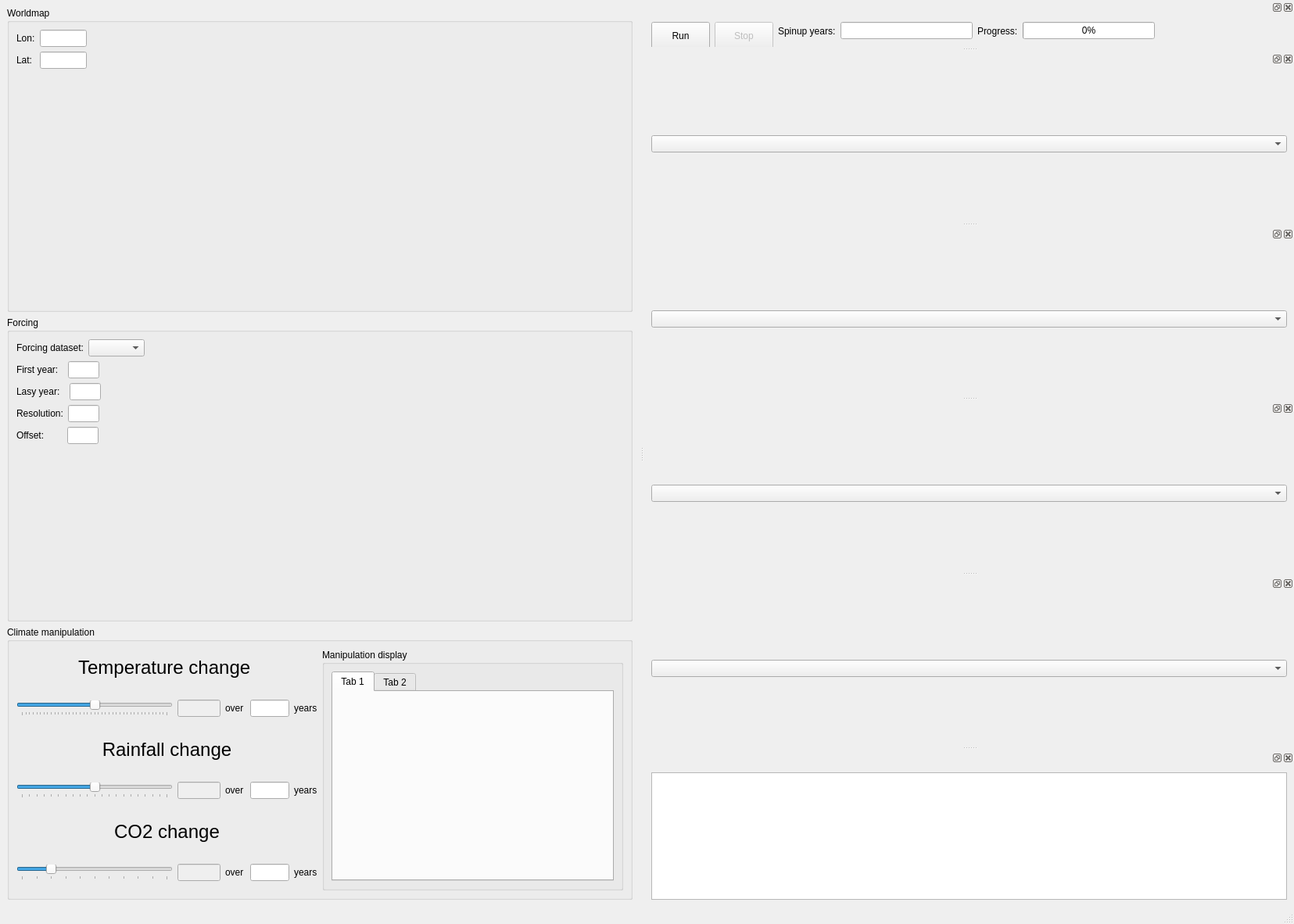
<?xml version="1.0" encoding="UTF-8"?>
<ui version="4.0">
 <class>MainWindow</class>
 <widget class="QMainWindow" name="MainWindow">
  <property name="geometry">
   <rect>
    <x>0</x>
    <y>0</y>
    <width>1655</width>
    <height>1182</height>
   </rect>
  </property>
  <property name="windowTitle">
   <string>MainWindow</string>
  </property>
  <property name="dockOptions">
   <set>QMainWindow::AnimatedDocks</set>
  </property>
  <widget class="QWidget" name="centralwidget">
   <property name="enabled">
    <bool>true</bool>
   </property>
   <property name="sizePolicy">
    <sizepolicy hsizetype="Maximum" vsizetype="Maximum">
     <horstretch>0</horstretch>
     <verstretch>0</verstretch>
    </sizepolicy>
   </property>
   <property name="minimumSize">
    <size>
     <width>0</width>
     <height>750</height>
    </size>
   </property>
   <layout class="QVBoxLayout" name="verticalLayout_4">
    <item>
     <layout class="QHBoxLayout" name="horizontalLayout_main_separation">
      <item>
       <layout class="QVBoxLayout" name="verticalLayout_climate_manip" stretch="0,0,0">
        <property name="sizeConstraint">
         <enum>QLayout::SetDefaultConstraint</enum>
        </property>
        <item>
         <widget class="QGroupBox" name="groupBoxWorldmap">
          <property name="enabled">
           <bool>true</bool>
          </property>
          <property name="minimumSize">
           <size>
            <width>570</width>
            <height>270</height>
           </size>
          </property>
          <property name="maximumSize">
           <size>
            <width>800</width>
            <height>16777215</height>
           </size>
          </property>
          <property name="title">
           <string>Worldmap</string>
          </property>
          <property name="flat">
           <bool>false</bool>
          </property>
          <property name="checkable">
           <bool>false</bool>
          </property>
          <layout class="QHBoxLayout" name="horizontalLayout">
           <item>
            <layout class="QVBoxLayout" name="verticalLayout_worldmap_container">
             <item>
              <layout class="QHBoxLayout" name="horizontalLayout_lon">
               <item>
                <widget class="QLabel" name="label_lon">
                 <property name="text">
                  <string>Lon:</string>
                 </property>
                </widget>
               </item>
               <item>
                <widget class="QLineEdit" name="lineEdit_lon">
                 <property name="minimumSize">
                  <size>
                   <width>60</width>
                   <height>0</height>
                  </size>
                 </property>
                 <property name="maximumSize">
                  <size>
                   <width>60</width>
                   <height>16777215</height>
                  </size>
                 </property>
                </widget>
               </item>
               <item>
                <spacer name="horizontalSpacer_2">
                 <property name="orientation">
                  <enum>Qt::Horizontal</enum>
                 </property>
                 <property name="sizeHint" stdset="0">
                  <size>
                   <width>40</width>
                   <height>20</height>
                  </size>
                 </property>
                </spacer>
               </item>
              </layout>
             </item>
             <item>
              <layout class="QHBoxLayout" name="horizontalLayout_lat">
               <item>
                <widget class="QLabel" name="label_lat">
                 <property name="text">
                  <string>Lat: </string>
                 </property>
                </widget>
               </item>
               <item>
                <widget class="QLineEdit" name="lineEdit_lat">
                 <property name="minimumSize">
                  <size>
                   <width>60</width>
                   <height>0</height>
                  </size>
                 </property>
                 <property name="maximumSize">
                  <size>
                   <width>60</width>
                   <height>16777215</height>
                  </size>
                 </property>
                </widget>
               </item>
               <item>
                <spacer name="horizontalSpacer">
                 <property name="orientation">
                  <enum>Qt::Horizontal</enum>
                 </property>
                 <property name="sizeHint" stdset="0">
                  <size>
                   <width>40</width>
                   <height>20</height>
                  </size>
                 </property>
                </spacer>
               </item>
              </layout>
             </item>
             <item>
              <spacer name="verticalSpacer_2">
               <property name="orientation">
                <enum>Qt::Vertical</enum>
               </property>
               <property name="sizeHint" stdset="0">
                <size>
                 <width>20</width>
                 <height>40</height>
                </size>
               </property>
              </spacer>
             </item>
            </layout>
           </item>
           <item>
            <layout class="QVBoxLayout" name="verticalLayout_worldmap_mpl">
             <property name="sizeConstraint">
              <enum>QLayout::SetDefaultConstraint</enum>
             </property>
            </layout>
           </item>
          </layout>
         </widget>
        </item>
        <item>
         <widget class="QGroupBox" name="groupBox_forcing_display">
          <property name="minimumSize">
           <size>
            <width>570</width>
            <height>300</height>
           </size>
          </property>
          <property name="maximumSize">
           <size>
            <width>800</width>
            <height>16777215</height>
           </size>
          </property>
          <property name="title">
           <string>Forcing</string>
          </property>
          <layout class="QHBoxLayout" name="horizontalLayout_5">
           <item>
            <layout class="QVBoxLayout" name="verticalLayout">
             <item>
              <layout class="QHBoxLayout" name="horizontalLayout_9">
               <item>
                <widget class="QLabel" name="label_4">
                 <property name="text">
                  <string>Forcing dataset:</string>
                 </property>
                </widget>
               </item>
               <item>
                <widget class="QComboBox" name="comboBox_forcing_dataset"/>
               </item>
               <item>
                <spacer name="horizontalSpacer_4">
                 <property name="orientation">
                  <enum>Qt::Horizontal</enum>
                 </property>
                 <property name="sizeHint" stdset="0">
                  <size>
                   <width>40</width>
                   <height>20</height>
                  </size>
                 </property>
                </spacer>
               </item>
              </layout>
             </item>
             <item>
              <layout class="QHBoxLayout" name="horizontalLayout_10">
               <item>
                <widget class="QLabel" name="label_11">
                 <property name="text">
                  <string>First year:  </string>
                 </property>
                </widget>
               </item>
               <item>
                <widget class="QLineEdit" name="lineEdit_first_year">
                 <property name="enabled">
                  <bool>true</bool>
                 </property>
                 <property name="maximumSize">
                  <size>
                   <width>40</width>
                   <height>16777215</height>
                  </size>
                 </property>
                 <property name="readOnly">
                  <bool>true</bool>
                 </property>
                </widget>
               </item>
               <item>
                <spacer name="horizontalSpacer_8">
                 <property name="orientation">
                  <enum>Qt::Horizontal</enum>
                 </property>
                 <property name="sizeHint" stdset="0">
                  <size>
                   <width>40</width>
                   <height>20</height>
                  </size>
                 </property>
                </spacer>
               </item>
              </layout>
             </item>
             <item>
              <layout class="QHBoxLayout" name="horizontalLayout_7">
               <item>
                <widget class="QLabel" name="label_12">
                 <property name="text">
                  <string>Lasy year:  </string>
                 </property>
                </widget>
               </item>
               <item>
                <widget class="QLineEdit" name="lineEdit_last_year">
                 <property name="enabled">
                  <bool>true</bool>
                 </property>
                 <property name="maximumSize">
                  <size>
                   <width>40</width>
                   <height>16777215</height>
                  </size>
                 </property>
                 <property name="readOnly">
                  <bool>true</bool>
                 </property>
                </widget>
               </item>
               <item>
                <spacer name="horizontalSpacer_7">
                 <property name="orientation">
                  <enum>Qt::Horizontal</enum>
                 </property>
                 <property name="sizeHint" stdset="0">
                  <size>
                   <width>40</width>
                   <height>20</height>
                  </size>
                 </property>
                </spacer>
               </item>
              </layout>
             </item>
             <item>
              <layout class="QHBoxLayout" name="horizontalLayout_8">
               <item>
                <widget class="QLabel" name="label_5">
                 <property name="text">
                  <string>Resolution:</string>
                 </property>
                </widget>
               </item>
               <item>
                <widget class="QLineEdit" name="lineEdit_resolution">
                 <property name="enabled">
                  <bool>true</bool>
                 </property>
                 <property name="maximumSize">
                  <size>
                   <width>40</width>
                   <height>16777215</height>
                  </size>
                 </property>
                 <property name="readOnly">
                  <bool>true</bool>
                 </property>
                </widget>
               </item>
               <item>
                <spacer name="horizontalSpacer_5">
                 <property name="orientation">
                  <enum>Qt::Horizontal</enum>
                 </property>
                 <property name="sizeHint" stdset="0">
                  <size>
                   <width>40</width>
                   <height>20</height>
                  </size>
                 </property>
                </spacer>
               </item>
              </layout>
             </item>
             <item>
              <layout class="QHBoxLayout" name="horizontalLayout_6">
               <item>
                <widget class="QLabel" name="label_10">
                 <property name="text">
                  <string>Offset:       </string>
                 </property>
                </widget>
               </item>
               <item>
                <widget class="QLineEdit" name="lineEdit_offset">
                 <property name="maximumSize">
                  <size>
                   <width>40</width>
                   <height>16777215</height>
                  </size>
                 </property>
                 <property name="readOnly">
                  <bool>true</bool>
                 </property>
                </widget>
               </item>
               <item>
                <spacer name="horizontalSpacer_6">
                 <property name="orientation">
                  <enum>Qt::Horizontal</enum>
                 </property>
                 <property name="sizeHint" stdset="0">
                  <size>
                   <width>40</width>
                   <height>20</height>
                  </size>
                 </property>
                </spacer>
               </item>
              </layout>
             </item>
             <item>
              <spacer name="verticalSpacer">
               <property name="orientation">
                <enum>Qt::Vertical</enum>
               </property>
               <property name="sizeHint" stdset="0">
                <size>
                 <width>20</width>
                 <height>40</height>
                </size>
               </property>
              </spacer>
             </item>
            </layout>
           </item>
           <item>
            <layout class="QVBoxLayout" name="verticalLayout_forcing_display"/>
           </item>
          </layout>
         </widget>
        </item>
        <item>
         <widget class="QGroupBox" name="groupBox_manipulation_settings">
          <property name="minimumSize">
           <size>
            <width>800</width>
            <height>320</height>
           </size>
          </property>
          <property name="maximumSize">
           <size>
            <width>850</width>
            <height>350</height>
           </size>
          </property>
          <property name="title">
           <string>Climate manipulation</string>
          </property>
          <layout class="QHBoxLayout" name="horizontalLayout_3">
           <item>
            <layout class="QHBoxLayout" name="horizontalLayout_manip">
             <item>
              <layout class="QVBoxLayout" name="verticalLayout_manip_slider">
               <item>
                <layout class="QVBoxLayout" name="verticalLayout_temp_change">
                 <item>
                  <widget class="QLabel" name="label_temp_change">
                   <property name="font">
                    <font>
                     <pointsize>18</pointsize>
                    </font>
                   </property>
                   <property name="text">
                    <string>Temperature change </string>
                   </property>
                   <property name="alignment">
                    <set>Qt::AlignCenter</set>
                   </property>
                  </widget>
                 </item>
                 <item>
                  <layout class="QHBoxLayout" name="horizontalLayout_temp_change">
                   <item>
                    <widget class="QSlider" name="horizontalSlider_temp_change">
                     <property name="minimumSize">
                      <size>
                       <width>150</width>
                       <height>0</height>
                      </size>
                     </property>
                     <property name="maximumSize">
                      <size>
                       <width>200</width>
                       <height>16777215</height>
                      </size>
                     </property>
                     <property name="minimum">
                      <number>-20</number>
                     </property>
                     <property name="maximum">
                      <number>20</number>
                     </property>
                     <property name="singleStep">
                      <number>1</number>
                     </property>
                     <property name="pageStep">
                      <number>4</number>
                     </property>
                     <property name="orientation">
                      <enum>Qt::Horizontal</enum>
                     </property>
                     <property name="tickPosition">
                      <enum>QSlider::TicksBelow</enum>
                     </property>
                     <property name="tickInterval">
                      <number>0</number>
                     </property>
                    </widget>
                   </item>
                   <item>
                    <widget class="QLineEdit" name="lineEdit_temp_change">
                     <property name="enabled">
                      <bool>false</bool>
                     </property>
                     <property name="minimumSize">
                      <size>
                       <width>55</width>
                       <height>0</height>
                      </size>
                     </property>
                     <property name="maximumSize">
                      <size>
                       <width>55</width>
                       <height>16777215</height>
                      </size>
                     </property>
                    </widget>
                   </item>
                   <item>
                    <widget class="QLabel" name="label_2">
                     <property name="text">
                      <string>over</string>
                     </property>
                    </widget>
                   </item>
                   <item>
                    <widget class="QLineEdit" name="lineEdit_temp_years">
                     <property name="maximumSize">
                      <size>
                       <width>50</width>
                       <height>16777215</height>
                      </size>
                     </property>
                    </widget>
                   </item>
                   <item>
                    <widget class="QLabel" name="label_3">
                     <property name="text">
                      <string>years</string>
                     </property>
                    </widget>
                   </item>
                  </layout>
                 </item>
                </layout>
               </item>
               <item>
                <layout class="QVBoxLayout" name="verticalLayout_rain_change">
                 <item>
                  <widget class="QLabel" name="label_rain_change">
                   <property name="font">
                    <font>
                     <pointsize>18</pointsize>
                    </font>
                   </property>
                   <property name="text">
                    <string>Rainfall change</string>
                   </property>
                   <property name="alignment">
                    <set>Qt::AlignCenter</set>
                   </property>
                  </widget>
                 </item>
                 <item>
                  <layout class="QHBoxLayout" name="horizontalLayout_rain_change">
                   <item>
                    <widget class="QSlider" name="horizontalSlider_rain_change">
                     <property name="minimumSize">
                      <size>
                       <width>150</width>
                       <height>0</height>
                      </size>
                     </property>
                     <property name="maximumSize">
                      <size>
                       <width>200</width>
                       <height>16777215</height>
                      </size>
                     </property>
                     <property name="minimum">
                      <number>-100</number>
                     </property>
                     <property name="maximum">
                      <number>100</number>
                     </property>
                     <property name="singleStep">
                      <number>10</number>
                     </property>
                     <property name="pageStep">
                      <number>25</number>
                     </property>
                     <property name="orientation">
                      <enum>Qt::Horizontal</enum>
                     </property>
                     <property name="tickPosition">
                      <enum>QSlider::TicksBelow</enum>
                     </property>
                    </widget>
                   </item>
                   <item>
                    <widget class="QLineEdit" name="lineEdit_rain_change">
                     <property name="enabled">
                      <bool>false</bool>
                     </property>
                     <property name="minimumSize">
                      <size>
                       <width>55</width>
                       <height>0</height>
                      </size>
                     </property>
                     <property name="maximumSize">
                      <size>
                       <width>55</width>
                       <height>16777215</height>
                      </size>
                     </property>
                    </widget>
                   </item>
                   <item>
                    <widget class="QLabel" name="label_6">
                     <property name="text">
                      <string>over</string>
                     </property>
                    </widget>
                   </item>
                   <item>
                    <widget class="QLineEdit" name="lineEdit_rain_years">
                     <property name="maximumSize">
                      <size>
                       <width>50</width>
                       <height>16777215</height>
                      </size>
                     </property>
                    </widget>
                   </item>
                   <item>
                    <widget class="QLabel" name="label_8">
                     <property name="text">
                      <string>years</string>
                     </property>
                    </widget>
                   </item>
                  </layout>
                 </item>
                </layout>
               </item>
               <item>
                <layout class="QVBoxLayout" name="verticalLayout_co2_change">
                 <item>
                  <widget class="QLabel" name="label_co2_change">
                   <property name="font">
                    <font>
                     <pointsize>18</pointsize>
                    </font>
                   </property>
                   <property name="text">
                    <string>CO2 change</string>
                   </property>
                   <property name="alignment">
                    <set>Qt::AlignCenter</set>
                   </property>
                  </widget>
                 </item>
                 <item>
                  <layout class="QHBoxLayout" name="horizontalLayout_co2_change">
                   <item>
                    <widget class="QSlider" name="horizontalSlider_co2_change">
                     <property name="minimumSize">
                      <size>
                       <width>150</width>
                       <height>0</height>
                      </size>
                     </property>
                     <property name="maximumSize">
                      <size>
                       <width>200</width>
                       <height>16777215</height>
                      </size>
                     </property>
                     <property name="minimum">
                      <number>-100</number>
                     </property>
                     <property name="maximum">
                      <number>400</number>
                     </property>
                     <property name="singleStep">
                      <number>50</number>
                     </property>
                     <property name="pageStep">
                      <number>50</number>
                     </property>
                     <property name="value">
                      <number>0</number>
                     </property>
                     <property name="sliderPosition">
                      <number>0</number>
                     </property>
                     <property name="orientation">
                      <enum>Qt::Horizontal</enum>
                     </property>
                     <property name="tickPosition">
                      <enum>QSlider::TicksBelow</enum>
                     </property>
                    </widget>
                   </item>
                   <item>
                    <widget class="QLineEdit" name="lineEdit_co2_change">
                     <property name="enabled">
                      <bool>false</bool>
                     </property>
                     <property name="minimumSize">
                      <size>
                       <width>55</width>
                       <height>0</height>
                      </size>
                     </property>
                     <property name="maximumSize">
                      <size>
                       <width>55</width>
                       <height>16777215</height>
                      </size>
                     </property>
                    </widget>
                   </item>
                   <item>
                    <widget class="QLabel" name="label_9">
                     <property name="text">
                      <string>over</string>
                     </property>
                    </widget>
                   </item>
                   <item>
                    <widget class="QLineEdit" name="lineEdit_co2_years">
                     <property name="maximumSize">
                      <size>
                       <width>50</width>
                       <height>16777215</height>
                      </size>
                     </property>
                    </widget>
                   </item>
                   <item>
                    <widget class="QLabel" name="label_7">
                     <property name="text">
                      <string>years</string>
                     </property>
                    </widget>
                   </item>
                  </layout>
                 </item>
                </layout>
               </item>
              </layout>
             </item>
             <item>
              <widget class="QGroupBox" name="verticalGroupBox_manip_display">
               <property name="minimumSize">
                <size>
                 <width>250</width>
                 <height>0</height>
                </size>
               </property>
               <property name="maximumSize">
                <size>
                 <width>16777215</width>
                 <height>16777215</height>
                </size>
               </property>
               <property name="title">
                <string>Manipulation display</string>
               </property>
               <layout class="QVBoxLayout" name="verticalLayout_3">
                <item>
                 <widget class="QTabWidget" name="tabWidget_manip_display">
                  <property name="currentIndex">
                   <number>0</number>
                  </property>
                  <widget class="QWidget" name="tab_temp">
                   <attribute name="title">
                    <string>Tab 1</string>
                   </attribute>
                  </widget>
                  <widget class="QWidget" name="tab_rain">
                   <attribute name="title">
                    <string>Tab 2</string>
                   </attribute>
                  </widget>
                 </widget>
                </item>
               </layout>
              </widget>
             </item>
            </layout>
           </item>
          </layout>
         </widget>
        </item>
       </layout>
      </item>
     </layout>
    </item>
   </layout>
  </widget>
  <widget class="QMenuBar" name="menubar">
   <property name="geometry">
    <rect>
     <x>0</x>
     <y>0</y>
     <width>1655</width>
     <height>22</height>
    </rect>
   </property>
  </widget>
  <widget class="QStatusBar" name="statusbar"/>
  <widget class="QDockWidget" name="dockWidget_status_bar">
   <property name="enabled">
    <bool>true</bool>
   </property>
   <property name="minimumSize">
    <size>
     <width>470</width>
     <height>60</height>
    </size>
   </property>
   <property name="maximumSize">
    <size>
     <width>524287</width>
     <height>60</height>
    </size>
   </property>
   <property name="floating">
    <bool>false</bool>
   </property>
   <property name="allowedAreas">
    <set>Qt::NoDockWidgetArea</set>
   </property>
   <attribute name="dockWidgetArea">
    <number>2</number>
   </attribute>
   <widget class="QWidget" name="dockWidgetContents_1">
    <layout class="QHBoxLayout" name="horizontalLayout_4">
     <item>
      <widget class="QPushButton" name="pushButton_run_model">
       <property name="minimumSize">
        <size>
         <width>75</width>
         <height>35</height>
        </size>
       </property>
       <property name="maximumSize">
        <size>
         <width>75</width>
         <height>16777215</height>
        </size>
       </property>
       <property name="text">
        <string>Run</string>
       </property>
      </widget>
     </item>
     <item>
      <widget class="QPushButton" name="pushButton_stop_model">
       <property name="enabled">
        <bool>false</bool>
       </property>
       <property name="sizePolicy">
        <sizepolicy hsizetype="Minimum" vsizetype="Fixed">
         <horstretch>0</horstretch>
         <verstretch>0</verstretch>
        </sizepolicy>
       </property>
       <property name="minimumSize">
        <size>
         <width>75</width>
         <height>35</height>
        </size>
       </property>
       <property name="maximumSize">
        <size>
         <width>75</width>
         <height>16777215</height>
        </size>
       </property>
       <property name="text">
        <string>Stop</string>
       </property>
      </widget>
     </item>
     <item>
      <widget class="QLabel" name="label_13">
       <property name="text">
        <string>Spinup years:</string>
       </property>
      </widget>
     </item>
     <item>
      <widget class="QLineEdit" name="lineEdit_nyear_spinup"/>
     </item>
     <item>
      <widget class="QLabel" name="label">
       <property name="text">
        <string>Progress:</string>
       </property>
      </widget>
     </item>
     <item>
      <widget class="QProgressBar" name="progressBar_model_progress">
       <property name="minimumSize">
        <size>
         <width>100</width>
         <height>0</height>
        </size>
       </property>
       <property name="value">
        <number>0</number>
       </property>
      </widget>
     </item>
     <item>
      <spacer name="horizontalSpacer_3">
       <property name="orientation">
        <enum>Qt::Horizontal</enum>
       </property>
       <property name="sizeHint" stdset="0">
        <size>
         <width>40</width>
         <height>20</height>
        </size>
       </property>
      </spacer>
     </item>
    </layout>
   </widget>
  </widget>
  <widget class="QDockWidget" name="dockWidget_output_1">
   <property name="enabled">
    <bool>true</bool>
   </property>
   <property name="autoFillBackground">
    <bool>false</bool>
   </property>
   <attribute name="dockWidgetArea">
    <number>2</number>
   </attribute>
   <widget class="QWidget" name="dockWidgetContents_output_mpl_1">
    <layout class="QVBoxLayout" name="verticalLayout_2">
     <item>
      <widget class="QComboBox" name="cB_output_1"/>
     </item>
     <item>
      <layout class="QVBoxLayout" name="mpl_container_1"/>
     </item>
    </layout>
   </widget>
  </widget>
  <widget class="QDockWidget" name="dockWidget_output_2">
   <attribute name="dockWidgetArea">
    <number>2</number>
   </attribute>
   <widget class="QWidget" name="dockWidgetContents_output_mpl_2">
    <layout class="QVBoxLayout" name="verticalLayout_5">
     <item>
      <widget class="QComboBox" name="cB_output_2"/>
     </item>
     <item>
      <layout class="QVBoxLayout" name="mpl_container_2"/>
     </item>
    </layout>
   </widget>
  </widget>
  <widget class="QDockWidget" name="dockWidget_output_3">
   <attribute name="dockWidgetArea">
    <number>2</number>
   </attribute>
   <widget class="QWidget" name="dockWidgetContents_output_mpl_3">
    <layout class="QVBoxLayout" name="verticalLayout_7">
     <item>
      <widget class="QComboBox" name="cB_output_3"/>
     </item>
     <item>
      <layout class="QVBoxLayout" name="mpl_container_3"/>
     </item>
    </layout>
   </widget>
  </widget>
  <widget class="QDockWidget" name="dockWidget_output_4">
   <attribute name="dockWidgetArea">
    <number>2</number>
   </attribute>
   <widget class="QWidget" name="dockWidgetContents_4">
    <layout class="QVBoxLayout" name="verticalLayout_9">
     <item>
      <widget class="QComboBox" name="cB_output_4"/>
     </item>
     <item>
      <layout class="QVBoxLayout" name="mpl_container_4"/>
     </item>
    </layout>
   </widget>
  </widget>
  <widget class="QDockWidget" name="dockWidget_logger">
   <property name="minimumSize">
    <size>
     <width>95</width>
     <height>200</height>
    </size>
   </property>
   <property name="maximumSize">
    <size>
     <width>524287</width>
     <height>200</height>
    </size>
   </property>
   <property name="floating">
    <bool>false</bool>
   </property>
   <property name="allowedAreas">
    <set>Qt::NoDockWidgetArea</set>
   </property>
   <attribute name="dockWidgetArea">
    <number>2</number>
   </attribute>
   <widget class="QWidget" name="dockWidgetContents_logger">
    <layout class="QHBoxLayout" name="horizontalLayout_2">
     <item>
      <widget class="QTextBrowser" name="textBrowser_logger">
       <property name="maximumSize">
        <size>
         <width>16777215</width>
         <height>200</height>
        </size>
       </property>
      </widget>
     </item>
    </layout>
   </widget>
  </widget>
 </widget>
 <resources/>
 <connections/>
</ui>
